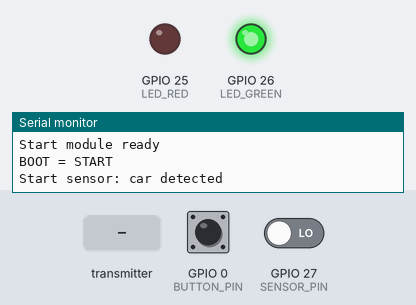
A sketch run on a simulated ESP32. Parts: output pins drawn as LEDs (lit = HIGH), the last lines printed to the serial monitor. The inputs (shaded band) are chosen by the test bench; at power-on: GPIO 0 (BUTTON_PIN) HIGH, GPIO 27 (SENSOR_PIN) LOW. WiFi joins after 1.5 s; servers stay silent unless stated.

Above: at 5.7 s.
5.8 s: GPIO 0 (BUTTON_PIN) pulled LOW for 0.15 s
At 6.3 s:
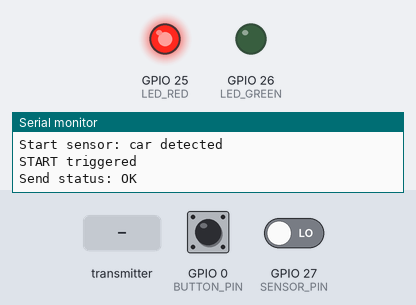
8.9 s: the transmitter starts sending msg = RESET
At 10.1 s:
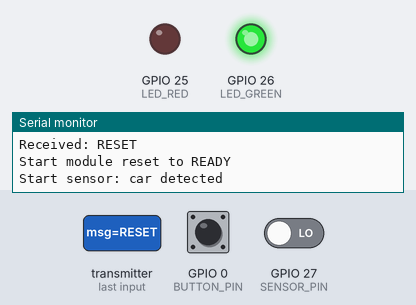
10.4 s: GPIO 27 (SENSOR_PIN) driven HIGH
Timing chart, 0 to 12.9 s (numbered marks = the images above; inputs shaded):
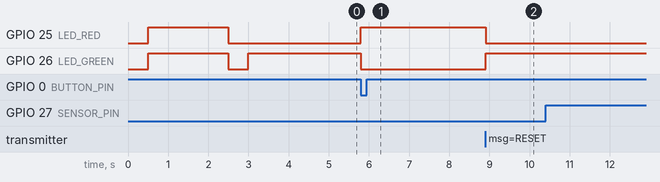

The sketch:

HotWheels_START.ino
```cpp
#include <WiFi.h>
#include <esp_now.h>
#include <esp_wifi.h>
#include <WiFiClient.h>

#define LED_GREEN 26
#define LED_RED 25
#define BUTTON_PIN 0
#define SENSOR_PIN 27  // новый ИК-датчик на старте (b20)

const char* WIFI_SSID = "UPC2859211";
const char* WIFI_PASS = "k6ppCtxQgxmn";

uint8_t finishMac[] = {0xA4, 0xF0, 0x0F, 0x64, 0x22, 0xF0};

WiFiServer tcpServer(5001);
WiFiClient pcClient;

typedef struct {
  char msg[16];
} Payload;

bool raceRunning = false;
bool buttonWasReleased = true;

// Датчик стартовой линии
bool startSensorWasBlocked = false;
unsigned long startSensorBlockedTime = 0;
const unsigned long START_SENSOR_DEBOUNCE_MS = 30; // антидребезг

unsigned long lastTempSendTime = 0;

void setReadyState() {
  digitalWrite(LED_GREEN, HIGH);
  digitalWrite(LED_RED, LOW);
}

void setRunningState() {
  digitalWrite(LED_GREEN, LOW);
  digitalWrite(LED_RED, HIGH);
}

void sendToPc(String message) {
  if (pcClient && pcClient.connected()) {
    pcClient.println(message);
    Serial.print("Sent to PC: ");
    Serial.println(message);
  }
}

void connectWiFiForChannel() {
  WiFi.mode(WIFI_STA);
  WiFi.begin(WIFI_SSID, WIFI_PASS);

  Serial.print("Connecting START to Wi-Fi");
  int tries = 0;

  while (WiFi.status() != WL_CONNECTED && tries < 40) {
    delay(500);
    Serial.print(".");
    tries++;
  }

  Serial.println();

  if (WiFi.status() == WL_CONNECTED) {
    Serial.print("START Wi-Fi connected, IP: ");
    Serial.println(WiFi.localIP());

    uint8_t ch = WiFi.channel();
    Serial.print("START Wi-Fi channel: ");
    Serial.println(ch);
  } else {
    Serial.println("START Wi-Fi connection failed");
  }
}

void onSent(const wifi_tx_info_t *info, esp_now_send_status_t status) {
  Serial.print("Send status: ");
  Serial.println(status == ESP_NOW_SEND_SUCCESS ? "OK" : "FAIL");
}

void onReceive(const esp_now_recv_info_t *info, const uint8_t *incomingData, int len) {
  Payload data;
  memcpy(&data, incomingData, sizeof(data));

  Serial.print("Received: ");
  Serial.println(data.msg);

  if (strcmp(data.msg, "RESET") == 0) {
    raceRunning = false;
    startSensorWasBlocked = false;
    setReadyState();
    Serial.println("Start module reset to READY");
  }
}

void setup() {
  Serial.begin(115200);
  delay(500);

  pinMode(LED_GREEN, OUTPUT);
  pinMode(LED_RED, OUTPUT);
  pinMode(BUTTON_PIN, INPUT_PULLUP);
  pinMode(SENSOR_PIN, INPUT); // b20 -> GPIO27; HIGH / LOW от ИК-датчика

  // Тест светодиодов при запуске
  digitalWrite(LED_GREEN, HIGH);
  digitalWrite(LED_RED, HIGH);
  delay(2000);

  digitalWrite(LED_GREEN, LOW);
  digitalWrite(LED_RED, LOW);
  delay(500);

  setReadyState();

  connectWiFiForChannel();

  tcpServer.begin();
  Serial.println("START TCP server started on port 5001");

  if (esp_now_init() != ESP_OK) {
    Serial.println("ESP-NOW init failed");
    return;
  }

  esp_now_register_send_cb(onSent);
  esp_now_register_recv_cb(onReceive);

  esp_now_peer_info_t peerInfo = {};
  memcpy(peerInfo.peer_addr, finishMac, 6);
  peerInfo.channel = 0;
  peerInfo.encrypt = false;

  if (esp_now_add_peer(&peerInfo) != ESP_OK) {
    Serial.println("Failed to add peer");
    return;
  }

  Serial.println("Start module ready");
  Serial.println("BOOT = START");
}

void loop() {
  if (!pcClient || !pcClient.connected()) {
    pcClient = tcpServer.available();
    if (pcClient) {
      Serial.println("PC connected to START TCP server");
      sendToPc("CONNECTED_START");
    }
  }

  if (millis() - lastTempSendTime >= 5000) {
    float tempC = temperatureRead();
    String tempMsg = "TEMP_START:";
    tempMsg += String(tempC, 1);
    sendToPc(tempMsg);
    lastTempSendTime = millis();
  }

  // Новый ИК-датчик стартовой линии
  bool sensorBlocked = (digitalRead(SENSOR_PIN) == LOW); // LOW = перекрыт, HIGH = свободен
  if (!raceRunning) {
    if (sensorBlocked && !startSensorWasBlocked) {
      // зафиксировали автомобиль на старте
      startSensorWasBlocked = true;
      startSensorBlockedTime = millis();
      Serial.println("Start sensor: car detected");
      setReadyState();
    }

    if (startSensorWasBlocked && !sensorBlocked) {
      // автомобиль вышел, запускаем гонку
      if (millis() - startSensorBlockedTime >= START_SENSOR_DEBOUNCE_MS) {
        Serial.println("Start sensor: car left, race START");
        Payload data;
        strcpy(data.msg, "START");

        setRunningState();
        raceRunning = true;
        sendToPc("START");
        esp_now_send(finishMac, (uint8_t *)&data, sizeof(data));

        startSensorWasBlocked = false;
        buttonWasReleased = false;
      }
    }
  }

  bool buttonPressed = (digitalRead(BUTTON_PIN) == LOW);

  if (!raceRunning && buttonPressed && buttonWasReleased) {
    Payload data;
    strcpy(data.msg, "START");

    Serial.println("START triggered");

    setRunningState();
    raceRunning = true;

    // Отправляем START в программу на ПК
    sendToPc("START");

    // Отправляем START на финишный модуль
    esp_now_send(finishMac, (uint8_t *)&data, sizeof(data));

    buttonWasReleased = false;
  }

  if (!buttonPressed) {
    buttonWasReleased = true;
  }
}
```

Measured:
- after the input at 5.8 s, GPIO 25 (LED_RED): LOW → HIGH at once; GPIO 26 (LED_GREEN): HIGH → LOW at once
- after the input at 8.9 s, GPIO 25 (LED_RED): HIGH → LOW at once; GPIO 26 (LED_GREEN): LOW → HIGH at once
